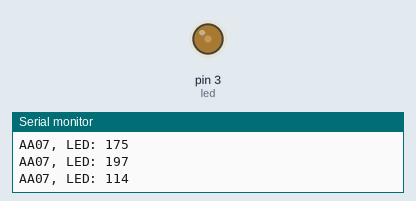
Recording of a sketch running on a simulated Arduino Uno, built with avr-gcc and run on an emulated ATmega328P. On the bench: output pins drawn as LEDs (lit = HIGH), the last lines printed to the serial monitor. Random numbers use the default seed unless the sketch sets one.

Above: at 0.15 s.
At 19.01 s:
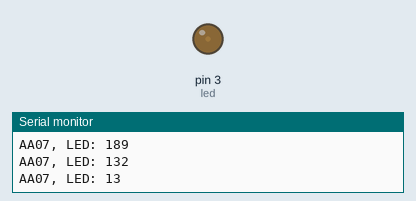
At 29.6 s:
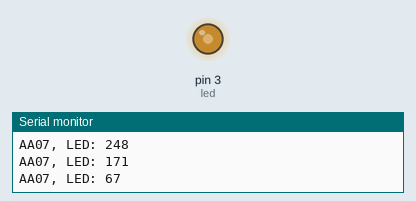
At 39.64 s:
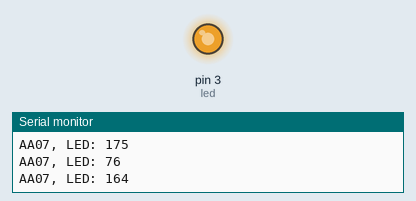
Timing chart, 0 to 40.0 s (numbered marks = the images above):
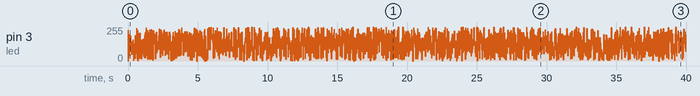

The sketch:

sketch03_pwm_led_serial.ino.ino
```cpp
int pwm =0;
int led = 3;
void setup() {
Serial.begin(9600);
}

void loop() {
  // put your main code here, to run repeatedly:
pwm =random(0,255);
pwmLed(led, pwm);

Serial.print("AA07, LED: ");
Serial.println(pwm);
delay(10);
}

void pwmLed(int led, int pwmVaule){
  analogWrite(led, pwmVaule);
  delay(10);
}
```
